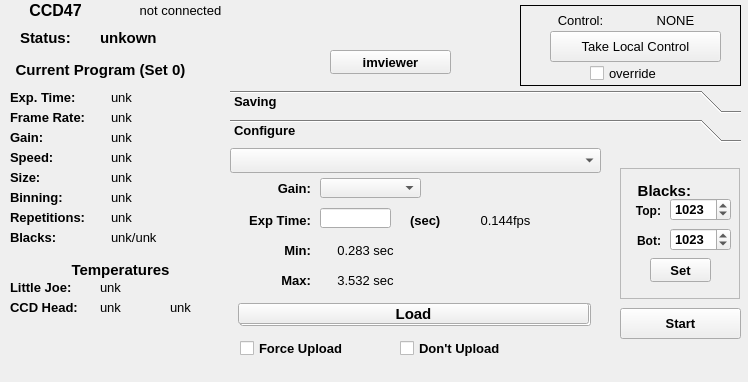
<?xml version="1.0" encoding="UTF-8"?>
<ui version="4.0">
 <class>BasicCCD47Ctrl</class>
 <widget class="QWidget" name="BasicCCD47Ctrl">
  <property name="geometry">
   <rect>
    <x>0</x>
    <y>0</y>
    <width>748</width>
    <height>382</height>
   </rect>
  </property>
  <property name="font">
   <font>
    <pointsize>10</pointsize>
    <weight>75</weight>
    <bold>true</bold>
   </font>
  </property>
  <property name="windowTitle">
   <string>CCD47</string>
  </property>
  <widget class="QLabel" name="title">
   <property name="geometry">
    <rect>
     <x>0</x>
     <y>0</y>
     <width>111</width>
     <height>21</height>
    </rect>
   </property>
   <property name="font">
    <font>
     <pointsize>12</pointsize>
     <weight>75</weight>
     <bold>true</bold>
    </font>
   </property>
   <property name="text">
    <string>CCD47</string>
   </property>
   <property name="alignment">
    <set>Qt::AlignCenter</set>
   </property>
  </widget>
  <widget class="QLabel" name="StatusConnected">
   <property name="geometry">
    <rect>
     <x>110</x>
     <y>0</y>
     <width>141</width>
     <height>21</height>
    </rect>
   </property>
   <property name="font">
    <font>
     <pointsize>10</pointsize>
     <weight>50</weight>
     <bold>false</bold>
    </font>
   </property>
   <property name="text">
    <string>not connected</string>
   </property>
   <property name="alignment">
    <set>Qt::AlignCenter</set>
   </property>
  </widget>
  <widget class="QLabel" name="StatusCmode">
   <property name="geometry">
    <rect>
     <x>630</x>
     <y>10</y>
     <width>91</width>
     <height>21</height>
    </rect>
   </property>
   <property name="font">
    <font>
     <pointsize>10</pointsize>
     <weight>50</weight>
     <bold>false</bold>
    </font>
   </property>
   <property name="text">
    <string>NONE</string>
   </property>
   <property name="alignment">
    <set>Qt::AlignCenter</set>
   </property>
  </widget>
  <widget class="QLabel" name="LabelCmode">
   <property name="geometry">
    <rect>
     <x>550</x>
     <y>10</y>
     <width>61</width>
     <height>21</height>
    </rect>
   </property>
   <property name="font">
    <font>
     <pointsize>10</pointsize>
     <weight>50</weight>
     <bold>false</bold>
    </font>
   </property>
   <property name="text">
    <string>Control:</string>
   </property>
   <property name="alignment">
    <set>Qt::AlignCenter</set>
   </property>
  </widget>
  <widget class="QPushButton" name="ButtonTakeLocal">
   <property name="geometry">
    <rect>
     <x>550</x>
     <y>31</y>
     <width>171</width>
     <height>31</height>
    </rect>
   </property>
   <property name="font">
    <font>
     <weight>50</weight>
     <bold>false</bold>
    </font>
   </property>
   <property name="text">
    <string>Take Local Control</string>
   </property>
  </widget>
  <widget class="QCheckBox" name="checkBoxOverride">
   <property name="geometry">
    <rect>
     <x>590</x>
     <y>63</y>
     <width>85</width>
     <height>21</height>
    </rect>
   </property>
   <property name="font">
    <font>
     <weight>50</weight>
     <bold>false</bold>
    </font>
   </property>
   <property name="text">
    <string>override</string>
   </property>
  </widget>
  <widget class="QFrame" name="cModeFrame">
   <property name="geometry">
    <rect>
     <x>520</x>
     <y>5</y>
     <width>221</width>
     <height>81</height>
    </rect>
   </property>
   <property name="frameShape">
    <enum>QFrame::Box</enum>
   </property>
   <property name="frameShadow">
    <enum>QFrame::Plain</enum>
   </property>
   <property name="lineWidth">
    <number>1</number>
   </property>
  </widget>
  <widget class="QLabel" name="label">
   <property name="geometry">
    <rect>
     <x>10</x>
     <y>170</y>
     <width>81</width>
     <height>15</height>
    </rect>
   </property>
   <property name="font">
    <font>
     <pointsize>10</pointsize>
    </font>
   </property>
   <property name="text">
    <string>Size:</string>
   </property>
  </widget>
  <widget class="QLabel" name="label_2">
   <property name="geometry">
    <rect>
     <x>10</x>
     <y>190</y>
     <width>81</width>
     <height>15</height>
    </rect>
   </property>
   <property name="font">
    <font>
     <pointsize>10</pointsize>
    </font>
   </property>
   <property name="text">
    <string>Binning:</string>
   </property>
  </widget>
  <widget class="QLabel" name="label_3">
   <property name="geometry">
    <rect>
     <x>10</x>
     <y>150</y>
     <width>81</width>
     <height>15</height>
    </rect>
   </property>
   <property name="font">
    <font>
     <pointsize>10</pointsize>
    </font>
   </property>
   <property name="text">
    <string>Speed:</string>
   </property>
  </widget>
  <widget class="QLabel" name="label_4">
   <property name="geometry">
    <rect>
     <x>10</x>
     <y>90</y>
     <width>91</width>
     <height>15</height>
    </rect>
   </property>
   <property name="font">
    <font>
     <pointsize>10</pointsize>
    </font>
   </property>
   <property name="text">
    <string>Exp. Time:</string>
   </property>
  </widget>
  <widget class="QLabel" name="label_5">
   <property name="geometry">
    <rect>
     <x>10</x>
     <y>110</y>
     <width>91</width>
     <height>15</height>
    </rect>
   </property>
   <property name="font">
    <font>
     <pointsize>10</pointsize>
    </font>
   </property>
   <property name="text">
    <string>Frame Rate:</string>
   </property>
  </widget>
  <widget class="QLabel" name="label_6">
   <property name="geometry">
    <rect>
     <x>10</x>
     <y>130</y>
     <width>81</width>
     <height>15</height>
    </rect>
   </property>
   <property name="font">
    <font>
     <pointsize>10</pointsize>
    </font>
   </property>
   <property name="text">
    <string>Gain:</string>
   </property>
  </widget>
  <widget class="QLabel" name="label_7">
   <property name="geometry">
    <rect>
     <x>20</x>
     <y>30</y>
     <width>71</width>
     <height>16</height>
    </rect>
   </property>
   <property name="font">
    <font>
     <pointsize>11</pointsize>
    </font>
   </property>
   <property name="text">
    <string>Status:</string>
   </property>
  </widget>
  <widget class="QLabel" name="statusProgSet">
   <property name="geometry">
    <rect>
     <x>0</x>
     <y>60</y>
     <width>201</width>
     <height>20</height>
    </rect>
   </property>
   <property name="font">
    <font>
     <pointsize>11</pointsize>
    </font>
   </property>
   <property name="text">
    <string>Current Program (Set 0)</string>
   </property>
   <property name="alignment">
    <set>Qt::AlignCenter</set>
   </property>
  </widget>
  <widget class="QLabel" name="statusSpeed">
   <property name="geometry">
    <rect>
     <x>105</x>
     <y>150</y>
     <width>105</width>
     <height>15</height>
    </rect>
   </property>
   <property name="font">
    <font>
     <pointsize>10</pointsize>
     <weight>50</weight>
     <bold>false</bold>
    </font>
   </property>
   <property name="text">
    <string>unk</string>
   </property>
   <property name="margin">
    <number>0</number>
   </property>
   <property name="indent">
    <number>6</number>
   </property>
  </widget>
  <widget class="QLabel" name="statusWindow">
   <property name="geometry">
    <rect>
     <x>105</x>
     <y>170</y>
     <width>105</width>
     <height>15</height>
    </rect>
   </property>
   <property name="font">
    <font>
     <pointsize>10</pointsize>
     <weight>50</weight>
     <bold>false</bold>
    </font>
   </property>
   <property name="text">
    <string>unk</string>
   </property>
   <property name="indent">
    <number>6</number>
   </property>
  </widget>
  <widget class="QLabel" name="statusBinning">
   <property name="geometry">
    <rect>
     <x>105</x>
     <y>190</y>
     <width>105</width>
     <height>15</height>
    </rect>
   </property>
   <property name="font">
    <font>
     <pointsize>10</pointsize>
     <weight>50</weight>
     <bold>false</bold>
    </font>
   </property>
   <property name="text">
    <string>unk</string>
   </property>
   <property name="indent">
    <number>6</number>
   </property>
  </widget>
  <widget class="QLabel" name="statusIntegration">
   <property name="geometry">
    <rect>
     <x>105</x>
     <y>90</y>
     <width>105</width>
     <height>15</height>
    </rect>
   </property>
   <property name="font">
    <font>
     <pointsize>10</pointsize>
     <weight>50</weight>
     <bold>false</bold>
    </font>
   </property>
   <property name="text">
    <string>unk</string>
   </property>
   <property name="indent">
    <number>6</number>
   </property>
  </widget>
  <widget class="QLabel" name="statusFrameRate">
   <property name="geometry">
    <rect>
     <x>105</x>
     <y>110</y>
     <width>105</width>
     <height>15</height>
    </rect>
   </property>
   <property name="font">
    <font>
     <pointsize>10</pointsize>
     <weight>50</weight>
     <bold>false</bold>
    </font>
   </property>
   <property name="text">
    <string>unk</string>
   </property>
   <property name="indent">
    <number>6</number>
   </property>
  </widget>
  <widget class="QLabel" name="statusGain">
   <property name="geometry">
    <rect>
     <x>105</x>
     <y>130</y>
     <width>105</width>
     <height>15</height>
    </rect>
   </property>
   <property name="font">
    <font>
     <pointsize>10</pointsize>
     <weight>50</weight>
     <bold>false</bold>
    </font>
   </property>
   <property name="text">
    <string>unk</string>
   </property>
   <property name="indent">
    <number>6</number>
   </property>
  </widget>
  <widget class="QLabel" name="label_17">
   <property name="geometry">
    <rect>
     <x>10</x>
     <y>210</y>
     <width>91</width>
     <height>15</height>
    </rect>
   </property>
   <property name="font">
    <font>
     <pointsize>10</pointsize>
    </font>
   </property>
   <property name="text">
    <string>Repetitions:</string>
   </property>
  </widget>
  <widget class="QLabel" name="statusRepetitions">
   <property name="geometry">
    <rect>
     <x>105</x>
     <y>210</y>
     <width>105</width>
     <height>15</height>
    </rect>
   </property>
   <property name="font">
    <font>
     <pointsize>10</pointsize>
     <weight>50</weight>
     <bold>false</bold>
    </font>
   </property>
   <property name="text">
    <string>unk</string>
   </property>
   <property name="indent">
    <number>6</number>
   </property>
  </widget>
  <widget class="QLabel" name="statusStatus">
   <property name="geometry">
    <rect>
     <x>100</x>
     <y>30</y>
     <width>131</width>
     <height>16</height>
    </rect>
   </property>
   <property name="font">
    <font>
     <pointsize>11</pointsize>
    </font>
   </property>
   <property name="text">
    <string>unkown</string>
   </property>
  </widget>
  <widget class="QLabel" name="statusJoeTemp">
   <property name="geometry">
    <rect>
     <x>100</x>
     <y>280</y>
     <width>65</width>
     <height>15</height>
    </rect>
   </property>
   <property name="font">
    <font>
     <pointsize>10</pointsize>
     <weight>50</weight>
     <bold>false</bold>
    </font>
   </property>
   <property name="text">
    <string>unk</string>
   </property>
  </widget>
  <widget class="QLabel" name="statusHeadTemp1">
   <property name="geometry">
    <rect>
     <x>100</x>
     <y>300</y>
     <width>65</width>
     <height>15</height>
    </rect>
   </property>
   <property name="font">
    <font>
     <pointsize>10</pointsize>
     <weight>50</weight>
     <bold>false</bold>
    </font>
   </property>
   <property name="text">
    <string>unk</string>
   </property>
  </widget>
  <widget class="QLabel" name="statusHeadTemp2">
   <property name="geometry">
    <rect>
     <x>170</x>
     <y>300</y>
     <width>65</width>
     <height>15</height>
    </rect>
   </property>
   <property name="font">
    <font>
     <pointsize>10</pointsize>
     <weight>50</weight>
     <bold>false</bold>
    </font>
   </property>
   <property name="text">
    <string>unk</string>
   </property>
  </widget>
  <widget class="QLabel" name="label_10">
   <property name="geometry">
    <rect>
     <x>10</x>
     <y>300</y>
     <width>101</width>
     <height>15</height>
    </rect>
   </property>
   <property name="font">
    <font>
     <pointsize>10</pointsize>
    </font>
   </property>
   <property name="text">
    <string>CCD Head:</string>
   </property>
  </widget>
  <widget class="QLabel" name="label_11">
   <property name="geometry">
    <rect>
     <x>10</x>
     <y>280</y>
     <width>101</width>
     <height>15</height>
    </rect>
   </property>
   <property name="font">
    <font>
     <pointsize>10</pointsize>
    </font>
   </property>
   <property name="text">
    <string>Little Joe:</string>
   </property>
  </widget>
  <widget class="QLabel" name="labelTemps">
   <property name="geometry">
    <rect>
     <x>0</x>
     <y>260</y>
     <width>241</width>
     <height>20</height>
    </rect>
   </property>
   <property name="font">
    <font>
     <pointsize>11</pointsize>
    </font>
   </property>
   <property name="text">
    <string>Temperatures</string>
   </property>
   <property name="alignment">
    <set>Qt::AlignCenter</set>
   </property>
  </widget>
  <widget class="QToolBox" name="toolBox">
   <property name="geometry">
    <rect>
     <x>230</x>
     <y>90</y>
     <width>511</width>
     <height>271</height>
    </rect>
   </property>
   <property name="currentIndex">
    <number>1</number>
   </property>
   <widget class="QWidget" name="page">
    <property name="geometry">
     <rect>
      <x>0</x>
      <y>0</y>
      <width>511</width>
      <height>209</height>
     </rect>
    </property>
    <attribute name="label">
     <string>Saving</string>
    </attribute>
    <widget class="QPushButton" name="buttonSave">
     <property name="geometry">
      <rect>
       <x>60</x>
       <y>110</y>
       <width>211</width>
       <height>31</height>
      </rect>
     </property>
     <property name="text">
      <string>Start Saving</string>
     </property>
    </widget>
    <widget class="QCheckBox" name="checkBoxSaveContinuous">
     <property name="geometry">
      <rect>
       <x>330</x>
       <y>130</y>
       <width>161</width>
       <height>21</height>
      </rect>
     </property>
     <property name="text">
      <string>save continuously</string>
     </property>
    </widget>
    <widget class="QLineEdit" name="inputSaveFrames">
     <property name="geometry">
      <rect>
       <x>120</x>
       <y>78</y>
       <width>71</width>
       <height>23</height>
      </rect>
     </property>
     <property name="font">
      <font>
       <pointsize>10</pointsize>
      </font>
     </property>
    </widget>
    <widget class="QLabel" name="labelSave">
     <property name="geometry">
      <rect>
       <x>40</x>
       <y>80</y>
       <width>71</width>
       <height>20</height>
      </rect>
     </property>
     <property name="font">
      <font>
       <pointsize>10</pointsize>
      </font>
     </property>
     <property name="text">
      <string>Save:</string>
     </property>
     <property name="alignment">
      <set>Qt::AlignRight|Qt::AlignTrailing|Qt::AlignVCenter</set>
     </property>
    </widget>
    <widget class="QLabel" name="labelSaveFrames">
     <property name="geometry">
      <rect>
       <x>200</x>
       <y>80</y>
       <width>71</width>
       <height>20</height>
      </rect>
     </property>
     <property name="font">
      <font>
       <pointsize>10</pointsize>
      </font>
     </property>
     <property name="text">
      <string>frames</string>
     </property>
     <property name="alignment">
      <set>Qt::AlignLeading|Qt::AlignLeft|Qt::AlignVCenter</set>
     </property>
    </widget>
    <widget class="QLabel" name="labelSkip">
     <property name="geometry">
      <rect>
       <x>280</x>
       <y>160</y>
       <width>71</width>
       <height>20</height>
      </rect>
     </property>
     <property name="font">
      <font>
       <pointsize>10</pointsize>
      </font>
     </property>
     <property name="text">
      <string>Skip</string>
     </property>
     <property name="alignment">
      <set>Qt::AlignRight|Qt::AlignTrailing|Qt::AlignVCenter</set>
     </property>
    </widget>
    <widget class="QLineEdit" name="inputSkipFrames">
     <property name="geometry">
      <rect>
       <x>360</x>
       <y>158</y>
       <width>71</width>
       <height>23</height>
      </rect>
     </property>
     <property name="text">
      <string>0</string>
     </property>
    </widget>
    <widget class="QLabel" name="labelSkipFrames">
     <property name="geometry">
      <rect>
       <x>440</x>
       <y>160</y>
       <width>71</width>
       <height>20</height>
      </rect>
     </property>
     <property name="font">
      <font>
       <pointsize>10</pointsize>
      </font>
     </property>
     <property name="text">
      <string>frames</string>
     </property>
     <property name="alignment">
      <set>Qt::AlignLeading|Qt::AlignLeft|Qt::AlignVCenter</set>
     </property>
    </widget>
    <widget class="QLabel" name="statusSaving">
     <property name="geometry">
      <rect>
       <x>10</x>
       <y>190</y>
       <width>481</width>
       <height>21</height>
      </rect>
     </property>
     <property name="font">
      <font>
       <pointsize>10</pointsize>
      </font>
     </property>
     <property name="text">
      <string>Saving 1000, skipping 10, 999 remaining</string>
     </property>
     <property name="alignment">
      <set>Qt::AlignLeading|Qt::AlignLeft|Qt::AlignVCenter</set>
     </property>
     <property name="wordWrap">
      <bool>true</bool>
     </property>
    </widget>
    <widget class="QComboBox" name="imTypeCombo">
     <property name="geometry">
      <rect>
       <x>120</x>
       <y>40</y>
       <width>151</width>
       <height>25</height>
      </rect>
     </property>
    </widget>
    <widget class="QLabel" name="labelImType">
     <property name="geometry">
      <rect>
       <x>10</x>
       <y>40</y>
       <width>101</width>
       <height>20</height>
      </rect>
     </property>
     <property name="font">
      <font>
       <pointsize>10</pointsize>
      </font>
     </property>
     <property name="text">
      <string>image type:</string>
     </property>
     <property name="alignment">
      <set>Qt::AlignRight|Qt::AlignTrailing|Qt::AlignVCenter</set>
     </property>
    </widget>
    <widget class="QFrame" name="frame_2">
     <property name="geometry">
      <rect>
       <x>380</x>
       <y>0</y>
       <width>131</width>
       <height>111</height>
      </rect>
     </property>
     <property name="frameShape">
      <enum>QFrame::StyledPanel</enum>
     </property>
     <property name="frameShadow">
      <enum>QFrame::Raised</enum>
     </property>
     <widget class="QPushButton" name="buttonDarks">
      <property name="geometry">
       <rect>
        <x>40</x>
        <y>70</y>
        <width>51</width>
        <height>31</height>
       </rect>
      </property>
      <property name="text">
       <string>Go</string>
      </property>
     </widget>
     <widget class="QLineEdit" name="inputDarkFrames">
      <property name="geometry">
       <rect>
        <x>30</x>
        <y>40</y>
        <width>71</width>
        <height>23</height>
       </rect>
      </property>
      <property name="font">
       <font>
        <pointsize>10</pointsize>
       </font>
      </property>
     </widget>
     <widget class="QLabel" name="labelSave_2">
      <property name="geometry">
       <rect>
        <x>20</x>
        <y>10</y>
        <width>91</width>
        <height>20</height>
       </rect>
      </property>
      <property name="font">
       <font>
        <pointsize>10</pointsize>
       </font>
      </property>
      <property name="text">
       <string>RT Darks</string>
      </property>
      <property name="alignment">
       <set>Qt::AlignCenter</set>
      </property>
     </widget>
    </widget>
    <widget class="QPushButton" name="saveDirButton">
     <property name="geometry">
      <rect>
       <x>5</x>
       <y>0</y>
       <width>41</width>
       <height>25</height>
      </rect>
     </property>
     <property name="text">
      <string>Dir:</string>
     </property>
    </widget>
    <widget class="QLineEdit" name="saveDirInput">
     <property name="geometry">
      <rect>
       <x>50</x>
       <y>0</y>
       <width>271</width>
       <height>23</height>
      </rect>
     </property>
     <property name="font">
      <font>
       <pointsize>10</pointsize>
      </font>
     </property>
     <property name="alignment">
      <set>Qt::AlignLeading|Qt::AlignLeft|Qt::AlignVCenter</set>
     </property>
    </widget>
    <widget class="QPushButton" name="buttonAcq">
     <property name="geometry">
      <rect>
       <x>60</x>
       <y>150</y>
       <width>211</width>
       <height>31</height>
      </rect>
     </property>
     <property name="text">
      <string>Acquisitiion</string>
     </property>
    </widget>
   </widget>
   <widget class="QWidget" name="page_2">
    <property name="geometry">
     <rect>
      <x>0</x>
      <y>0</y>
      <width>511</width>
      <height>209</height>
     </rect>
    </property>
    <attribute name="label">
     <string>Configure</string>
    </attribute>
    <widget class="QProgressBar" name="progressLoad">
     <property name="geometry">
      <rect>
       <x>10</x>
       <y>155</y>
       <width>351</width>
       <height>23</height>
      </rect>
     </property>
     <property name="value">
      <number>0</number>
     </property>
     <property name="textVisible">
      <bool>false</bool>
     </property>
    </widget>
    <widget class="QComboBox" name="comboGain">
     <property name="geometry">
      <rect>
       <x>90</x>
       <y>30</y>
       <width>101</width>
       <height>20</height>
      </rect>
     </property>
     <property name="font">
      <font>
       <pointsize>10</pointsize>
       <weight>50</weight>
       <bold>false</bold>
      </font>
     </property>
    </widget>
    <widget class="QLabel" name="label_16">
     <property name="geometry">
      <rect>
       <x>20</x>
       <y>28</y>
       <width>61</width>
       <height>25</height>
      </rect>
     </property>
     <property name="font">
      <font>
       <pointsize>10</pointsize>
      </font>
     </property>
     <property name="text">
      <string>Gain:</string>
     </property>
     <property name="alignment">
      <set>Qt::AlignRight|Qt::AlignTrailing|Qt::AlignVCenter</set>
     </property>
    </widget>
    <widget class="QComboBox" name="comboProgram">
     <property name="geometry">
      <rect>
       <x>0</x>
       <y>0</y>
       <width>371</width>
       <height>25</height>
      </rect>
     </property>
     <property name="sizePolicy">
      <sizepolicy hsizetype="Fixed" vsizetype="Fixed">
       <horstretch>0</horstretch>
       <verstretch>0</verstretch>
      </sizepolicy>
     </property>
     <property name="font">
      <font>
       <pointsize>10</pointsize>
       <weight>50</weight>
       <bold>false</bold>
      </font>
     </property>
    </widget>
    <widget class="QPushButton" name="buttonLoad">
     <property name="geometry">
      <rect>
       <x>8</x>
       <y>155</y>
       <width>351</width>
       <height>21</height>
      </rect>
     </property>
     <property name="font">
      <font>
       <pointsize>11</pointsize>
      </font>
     </property>
     <property name="text">
      <string>Load</string>
     </property>
    </widget>
    <widget class="QLabel" name="configFPS">
     <property name="geometry">
      <rect>
       <x>230</x>
       <y>60</y>
       <width>91</width>
       <height>25</height>
      </rect>
     </property>
     <property name="font">
      <font>
       <weight>50</weight>
       <bold>false</bold>
      </font>
     </property>
     <property name="text">
      <string>0.144fps</string>
     </property>
     <property name="alignment">
      <set>Qt::AlignCenter</set>
     </property>
    </widget>
    <widget class="QCheckBox" name="forceCheckBox">
     <property name="geometry">
      <rect>
       <x>10</x>
       <y>190</y>
       <width>131</width>
       <height>21</height>
      </rect>
     </property>
     <property name="text">
      <string>Force Upload</string>
     </property>
    </widget>
    <widget class="QCheckBox" name="swOnlyCheckBox">
     <property name="geometry">
      <rect>
       <x>170</x>
       <y>190</y>
       <width>131</width>
       <height>21</height>
      </rect>
     </property>
     <property name="text">
      <string>Don't Upload</string>
     </property>
    </widget>
    <widget class="QLineEdit" name="inputExpTime">
     <property name="geometry">
      <rect>
       <x>90</x>
       <y>60</y>
       <width>71</width>
       <height>20</height>
      </rect>
     </property>
     <property name="font">
      <font>
       <pointsize>10</pointsize>
      </font>
     </property>
     <property name="text">
      <string/>
     </property>
    </widget>
    <widget class="QLabel" name="label_19">
     <property name="geometry">
      <rect>
       <x>0</x>
       <y>60</y>
       <width>81</width>
       <height>25</height>
      </rect>
     </property>
     <property name="font">
      <font>
       <pointsize>10</pointsize>
       <weight>75</weight>
       <bold>true</bold>
      </font>
     </property>
     <property name="text">
      <string>Exp Time:</string>
     </property>
     <property name="alignment">
      <set>Qt::AlignRight|Qt::AlignTrailing|Qt::AlignVCenter</set>
     </property>
    </widget>
    <widget class="QFrame" name="frame">
     <property name="geometry">
      <rect>
       <x>390</x>
       <y>20</y>
       <width>120</width>
       <height>131</height>
      </rect>
     </property>
     <property name="frameShape">
      <enum>QFrame::StyledPanel</enum>
     </property>
     <property name="frameShadow">
      <enum>QFrame::Raised</enum>
     </property>
     <widget class="QLabel" name="label_18">
      <property name="geometry">
       <rect>
        <x>10</x>
        <y>10</y>
        <width>61</width>
        <height>25</height>
       </rect>
      </property>
      <property name="font">
       <font>
        <pointsize>11</pointsize>
       </font>
      </property>
      <property name="text">
       <string>Blacks:</string>
      </property>
      <property name="alignment">
       <set>Qt::AlignRight|Qt::AlignTrailing|Qt::AlignVCenter</set>
      </property>
     </widget>
     <widget class="QSpinBox" name="blacksChan0">
      <property name="geometry">
       <rect>
        <x>50</x>
        <y>60</y>
        <width>61</width>
        <height>23</height>
       </rect>
      </property>
      <property name="wrapping">
       <bool>true</bool>
      </property>
      <property name="maximum">
       <number>1023</number>
      </property>
      <property name="value">
       <number>1023</number>
      </property>
     </widget>
     <widget class="QSpinBox" name="blacksChan1">
      <property name="geometry">
       <rect>
        <x>50</x>
        <y>30</y>
        <width>61</width>
        <height>23</height>
       </rect>
      </property>
      <property name="wrapping">
       <bool>true</bool>
      </property>
      <property name="maximum">
       <number>1023</number>
      </property>
      <property name="value">
       <number>1023</number>
      </property>
     </widget>
     <widget class="QPushButton" name="blacksSetButton">
      <property name="geometry">
       <rect>
        <x>30</x>
        <y>90</y>
        <width>61</width>
        <height>24</height>
       </rect>
      </property>
      <property name="text">
       <string>Set</string>
      </property>
     </widget>
     <widget class="QLabel" name="label_23">
      <property name="geometry">
       <rect>
        <x>10</x>
        <y>30</y>
        <width>31</width>
        <height>25</height>
       </rect>
      </property>
      <property name="font">
       <font>
        <pointsize>9</pointsize>
       </font>
      </property>
      <property name="text">
       <string>Top:</string>
      </property>
      <property name="alignment">
       <set>Qt::AlignRight|Qt::AlignTrailing|Qt::AlignVCenter</set>
      </property>
     </widget>
     <widget class="QLabel" name="label_24">
      <property name="geometry">
       <rect>
        <x>10</x>
        <y>60</y>
        <width>31</width>
        <height>25</height>
       </rect>
      </property>
      <property name="font">
       <font>
        <pointsize>9</pointsize>
       </font>
      </property>
      <property name="text">
       <string>Bot:</string>
      </property>
      <property name="alignment">
       <set>Qt::AlignRight|Qt::AlignTrailing|Qt::AlignVCenter</set>
      </property>
     </widget>
    </widget>
    <widget class="QLabel" name="label_21">
     <property name="geometry">
      <rect>
       <x>30</x>
       <y>90</y>
       <width>51</width>
       <height>25</height>
      </rect>
     </property>
     <property name="font">
      <font>
       <pointsize>10</pointsize>
       <weight>75</weight>
       <bold>true</bold>
      </font>
     </property>
     <property name="text">
      <string>Min:</string>
     </property>
     <property name="alignment">
      <set>Qt::AlignRight|Qt::AlignTrailing|Qt::AlignVCenter</set>
     </property>
    </widget>
    <widget class="QLabel" name="label_22">
     <property name="geometry">
      <rect>
       <x>30</x>
       <y>120</y>
       <width>51</width>
       <height>25</height>
      </rect>
     </property>
     <property name="font">
      <font>
       <pointsize>10</pointsize>
       <weight>75</weight>
       <bold>true</bold>
      </font>
     </property>
     <property name="text">
      <string>Max:</string>
     </property>
     <property name="alignment">
      <set>Qt::AlignRight|Qt::AlignTrailing|Qt::AlignVCenter</set>
     </property>
    </widget>
    <widget class="QLabel" name="configMinExp">
     <property name="geometry">
      <rect>
       <x>90</x>
       <y>90</y>
       <width>91</width>
       <height>25</height>
      </rect>
     </property>
     <property name="font">
      <font>
       <weight>50</weight>
       <bold>false</bold>
      </font>
     </property>
     <property name="text">
      <string>0.283 sec</string>
     </property>
     <property name="alignment">
      <set>Qt::AlignCenter</set>
     </property>
    </widget>
    <widget class="QLabel" name="configMaxExp">
     <property name="geometry">
      <rect>
       <x>90</x>
       <y>120</y>
       <width>91</width>
       <height>25</height>
      </rect>
     </property>
     <property name="font">
      <font>
       <weight>50</weight>
       <bold>false</bold>
      </font>
     </property>
     <property name="text">
      <string>3.532 sec</string>
     </property>
     <property name="alignment">
      <set>Qt::AlignCenter</set>
     </property>
    </widget>
    <widget class="QLabel" name="label_20">
     <property name="geometry">
      <rect>
       <x>180</x>
       <y>60</y>
       <width>51</width>
       <height>25</height>
      </rect>
     </property>
     <property name="font">
      <font>
       <pointsize>10</pointsize>
       <weight>75</weight>
       <bold>true</bold>
      </font>
     </property>
     <property name="text">
      <string>(sec)</string>
     </property>
     <property name="alignment">
      <set>Qt::AlignLeading|Qt::AlignLeft|Qt::AlignVCenter</set>
     </property>
    </widget>
    <widget class="QPushButton" name="buttonStart">
     <property name="geometry">
      <rect>
       <x>390</x>
       <y>160</y>
       <width>121</width>
       <height>31</height>
      </rect>
     </property>
     <property name="text">
      <string>Start</string>
     </property>
    </widget>
   </widget>
  </widget>
  <widget class="QLabel" name="statusBlacks">
   <property name="geometry">
    <rect>
     <x>105</x>
     <y>230</y>
     <width>105</width>
     <height>15</height>
    </rect>
   </property>
   <property name="font">
    <font>
     <pointsize>10</pointsize>
     <weight>50</weight>
     <bold>false</bold>
    </font>
   </property>
   <property name="text">
    <string>unk/unk</string>
   </property>
   <property name="indent">
    <number>6</number>
   </property>
  </widget>
  <widget class="QLabel" name="label_8">
   <property name="geometry">
    <rect>
     <x>10</x>
     <y>230</y>
     <width>111</width>
     <height>15</height>
    </rect>
   </property>
   <property name="font">
    <font>
     <pointsize>10</pointsize>
    </font>
   </property>
   <property name="text">
    <string>Blacks:</string>
   </property>
  </widget>
  <widget class="QPushButton" name="imviewerButton">
   <property name="geometry">
    <rect>
     <x>330</x>
     <y>50</y>
     <width>121</width>
     <height>24</height>
    </rect>
   </property>
   <property name="text">
    <string>imviewer</string>
   </property>
  </widget>
  <zorder>cModeFrame</zorder>
  <zorder>title</zorder>
  <zorder>StatusConnected</zorder>
  <zorder>StatusCmode</zorder>
  <zorder>LabelCmode</zorder>
  <zorder>ButtonTakeLocal</zorder>
  <zorder>checkBoxOverride</zorder>
  <zorder>label</zorder>
  <zorder>label_2</zorder>
  <zorder>label_3</zorder>
  <zorder>label_4</zorder>
  <zorder>label_5</zorder>
  <zorder>label_6</zorder>
  <zorder>label_7</zorder>
  <zorder>statusProgSet</zorder>
  <zorder>statusSpeed</zorder>
  <zorder>statusWindow</zorder>
  <zorder>statusBinning</zorder>
  <zorder>statusIntegration</zorder>
  <zorder>statusFrameRate</zorder>
  <zorder>statusGain</zorder>
  <zorder>label_17</zorder>
  <zorder>statusRepetitions</zorder>
  <zorder>statusStatus</zorder>
  <zorder>statusJoeTemp</zorder>
  <zorder>statusHeadTemp1</zorder>
  <zorder>statusHeadTemp2</zorder>
  <zorder>label_10</zorder>
  <zorder>label_11</zorder>
  <zorder>labelTemps</zorder>
  <zorder>toolBox</zorder>
  <zorder>statusBlacks</zorder>
  <zorder>label_8</zorder>
  <zorder>imviewerButton</zorder>
 </widget>
 <tabstops>
  <tabstop>checkBoxOverride</tabstop>
  <tabstop>ButtonTakeLocal</tabstop>
 </tabstops>
 <resources>
  <include location="../visao.qrc"/>
 </resources>
 <connections/>
</ui>
